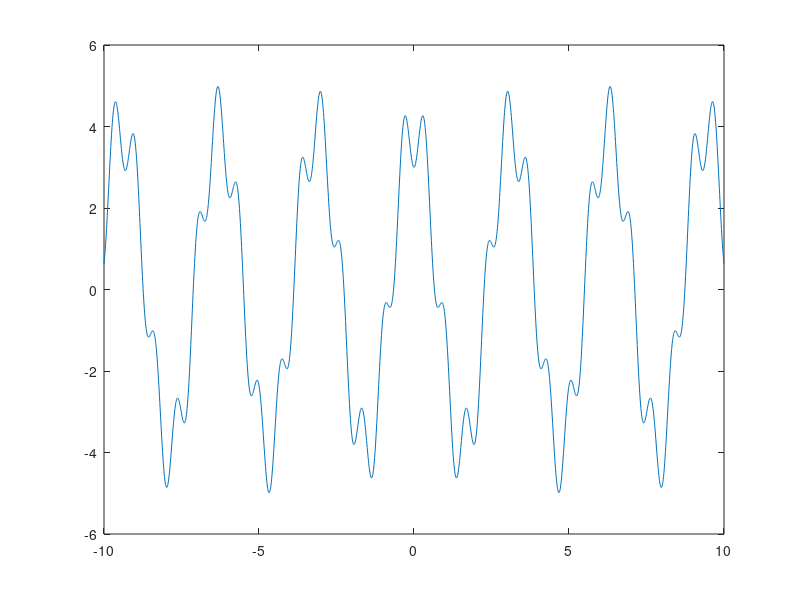

Write the MATLAB code that produced this figure.
%A
t = -10:0.01:10;
x1 = 4*cos(pi*t);
%plot(t,x1)
x2 = -sin(3*pi*t+pi/2);
%plot(t,x2)
y = x1+x2;
%plot(t,y)
%To shma einai periodiko

x12 = 4*cos(2*pi*t);
x22 = -sin(3*pi*t+pi/2);
y2 = x12+x22;
%plot(t,y2)
%To shma einai periodiko

x13 = 4*cos(2*t);
x23 = -sin(3*pi*t+pi/2);
y3 = x13+x23;
plot(t,y3)
%To shma DEN einai periodiko